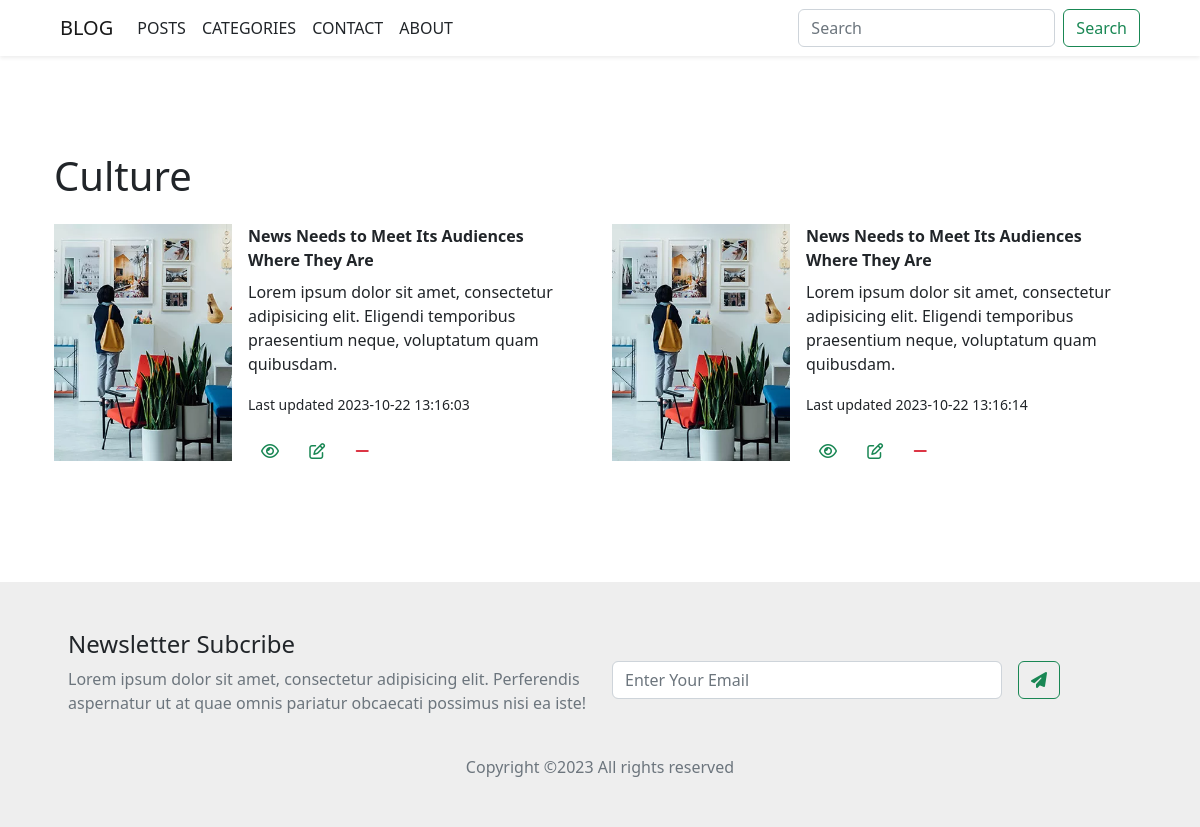
/categories/3, run on an earlier commit of the app's database.
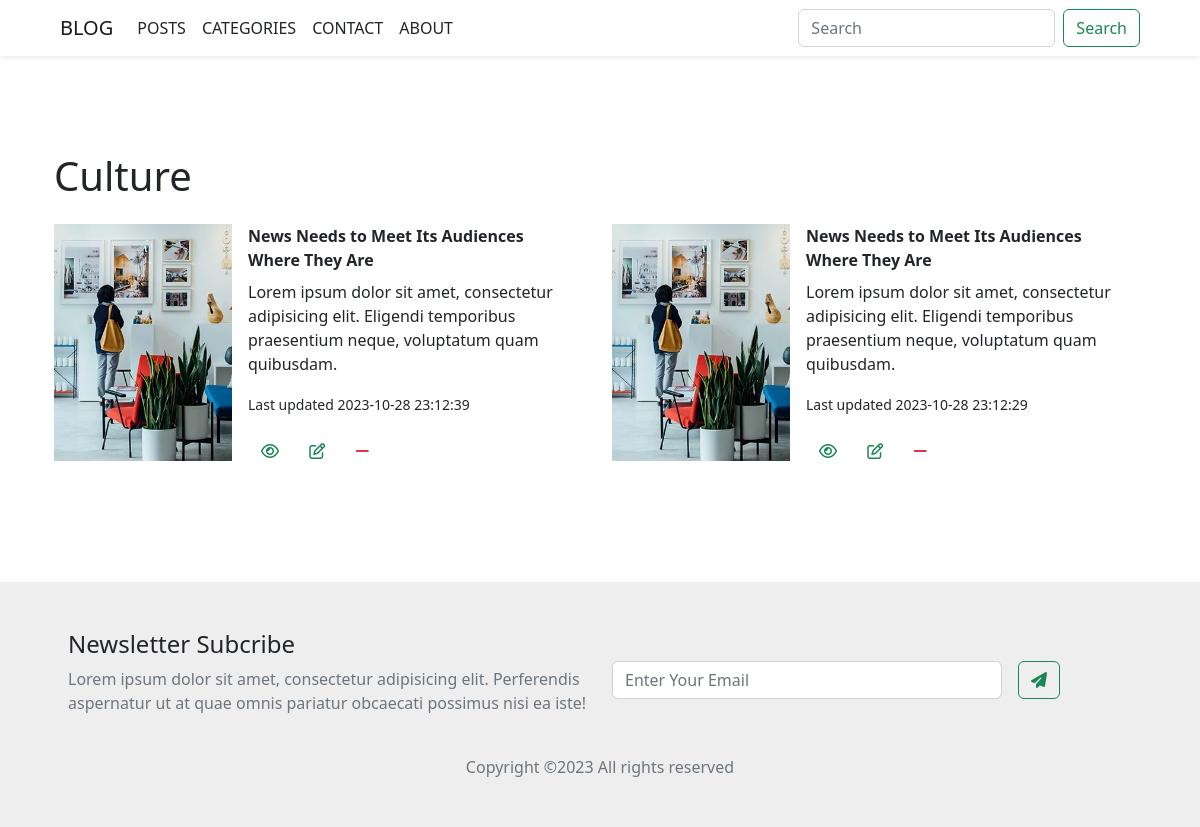
And on a later commit of the database.
### app/models.py (models this page shows, shortened)
class Post(db.Model):
  id = db.Column(db.Integer, primary_key = True)
  title = db.Column(db.String)
  body = db.Column(db.String)
  image = db.Column(db.String)
  created_at = db.Column(db.DateTime, server_default=db.func.now())
  updated_at = db.Column(db.DateTime, server_default=db.func.now(), onupdate=db.func.now())
  category_id = db.Column(db.Integer, db.ForeignKey('category.id'), nullable=True)
  @property
  def get_image_url(self):
    return url_for('static', filename=f'posts/images/{self.image}')
  @property
  def get_show_url(self):
    return url_for('posts.show', id=self.id)
  @property
  def get_delete_url(self):
    return url_for('posts.delete', id=self.id)

### app/categories/views.py (the view)
@category_blueprint.route('<int:id>', endpoint='show', methods=['GET'])
def get_category(id):
  category = Category.query.get_or_404(id)
  if category:
    return render_template('categories/show.html', category=category)
  else:
    return 404

### app/templates/categories/show.html (shortened to what this page needs)
{% extends 'layouts/base.html' %}
{% import 'macros/macros.html' as myposts %}
{% block body %}
  <div class="container py-5">
    <h1 class="mb-4">{{category.name}}</h1>
    <div class="row">
      {% for post in category.posts %}
      <div class="col-sm-6 mb-3 mb-sm-0 d-flex justify-content-center ">
        <div class="card mb-3 border-0 rounded rounded-0 " style="max-width: 540px;">
          <div class="row g-0">
            <div class="col-md-4">
              <img src="{{post.get_image_url}}" class="img-fluid" alt="...">
            </div>
            <div class="col-md-8">
              <div class="card-body py-0">
                <p class="card-title fw-semibold ">{{post.title}}</p>
                <p class="card-text">{{post.body}}</p>
                <p class="card-text"><small class="text-body-secondary">Last updated {{post.updated_at}}</small></p>
                <div class="links">
                <a href="{{post.get_show_url}}" class="btn text-success "><i class="fa-regular fa-eye"></i></a>
                <a href="{{url_for('posts.edit', id=post.id)}}" class="btn text-success "><i class="fa-regular fa-pen-to-square"></i></a>
                <a href="{{post.get_delete_url}}" class="btn text-danger "><i class="fa-solid fa-minus"></i></a>
                </div>
              </div>
            </div>
          </div>
        </div>
      </div>
      {% endfor %}
    </div>
  </div>
{% endblock %}

What changed in the data, as far as the page shows it:
changed Post (number 1 of 2 on the later page): updated_at "2023-10-22 13:16:03" → "2023-10-28 23:12:39"
changed Post (number 2 of 2 on the later page): updated_at "2023-10-22 13:16:14" → "2023-10-28 23:12:29"
